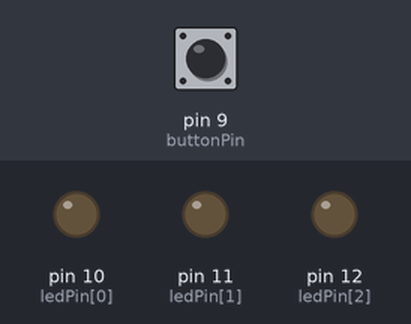
Bench run of a sketch on a simulated Arduino Uno, built with avr-gcc and run on an emulated ATmega328P. Shown: output pins drawn as LEDs (lit = HIGH). The inputs (shaded band) are chosen by the test bench; at power-on: pin 9 (buttonPin) LOW.

Above: at 4.2 s.
4.3 s: pin 9 (buttonPin) pulled HIGH for 3.2 s
At 9.5 s:
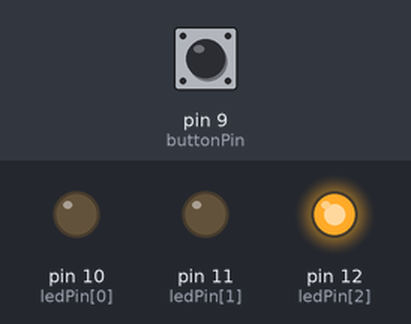
9.8 s: pin 9 (buttonPin) pulled HIGH for 0.15 s
At 11.4 s:
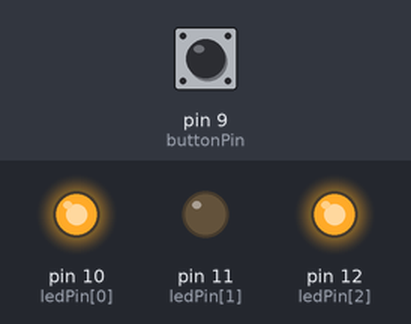
12.3 s: pin 9 (buttonPin) pulled HIGH for 1 s
At 14.5 s:
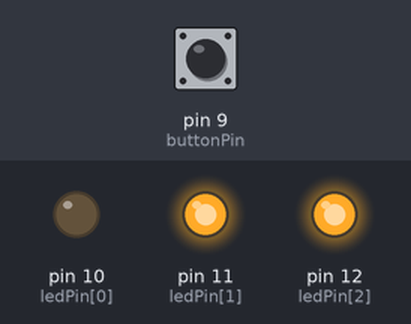
14.8 s: pin 9 (buttonPin) pulled HIGH for 0.15 s
At 16.4 s:
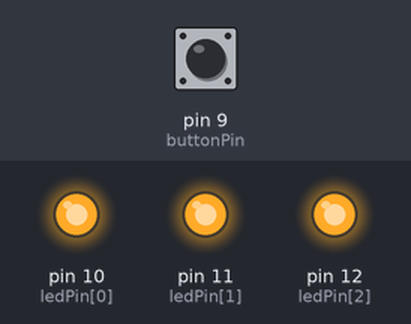
Timing chart, 0 to 17.9 s (numbered marks = the images above; inputs shaded):
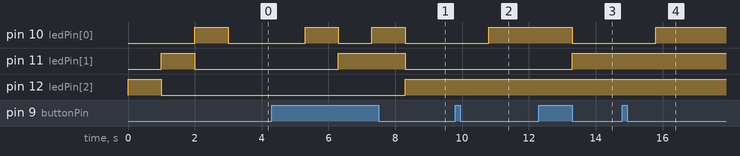

Measured:
- after the input at 4.3 s, pin 10 (ledPin[0]): alternates HIGH for 1.0 s and LOW for 1.0 s, starting after 1.0 s; pin 11 (ledPin[1]): LOW → HIGH after 2.0 s, → LOW 2.0 s later; pin 12 (ledPin[2]): LOW → HIGH after 4.0 s
- after the input at 9.8 s, pin 10 (ledPin[0]): LOW → HIGH after 1.0 s
- after the input at 12.3 s, pin 10 (ledPin[0]): HIGH → LOW after 1.0 s; pin 11 (ledPin[1]): LOW → HIGH after 1.0 s
- after the input at 14.8 s, pin 10 (ledPin[0]): LOW → HIGH after 1.0 s

The sketch:

binaryCounter.ino
```cpp
/**
 * Binary Counter for Arduino

 * Written by Kiran
 */

// Define our LED pins.
int ledPin[] = {10, 11, 12};

// The number of LEDS configured.
int numLeds = (sizeof(ledPin) / sizeof(int));

// Define our input button pin.
int buttonPin = 9;

// Always start the counter at 0.
byte counter = 0;

// Calculate the maximum value to be displayed.
int maxValue = ((int) pow(2, numLeds));

/**
 * Perform the initial setup of our device.
 */
void setup()
{
  // Tell the arduino to listen for input from the button.
  pinMode(buttonPin, INPUT);

  // Tell the arduino to expect output
  for (int i = 0; i < numLeds; i++) {
    pinMode(ledPin[i], OUTPUT);
  }

  // Blink each of the LEDs to confirm the circuit is correct.
  fastBlink();
}

/**
 * What to do continuously until stopped.
 */
void loop()
{
  // Check if our button is being pressed
  if (digitalRead(buttonPin) == HIGH) {
    // Increment the counter.
    counter++;
    // Wait half a second so we don't double count presses.
    delay(1000);
    // Update our display.
    displayBinary(counter);
  }

  // Make sure we don't go past our maximum allowed value.
  if (counter >= maxValue) {
    // Make sure the user sees all the LEDs lit up.
    delay(1000);
    // Clear the LEDs, ready to start again.
    fastBlink();
    // Reset our counter.
    counter = 0;
  }
}


void displayBinary(byte numToShow)
{
  // Check each of the bits in our number.
  for (int i = 0; i < numLeds; i++)
  {
    // Is the bit "on"?
    if (bitRead(numToShow, i) == 1)
    {
      // Turn the LED on.
      digitalWrite(ledPin[i], HIGH);
    }
    else
    {
      // Turn the LED off.
      digitalWrite(ledPin[i], LOW);
    }
  }
}

/**
 * Quickly blink each of the LEDs in order.
 */
void fastBlink() {
  // Loop through our LEDs in reverse order.
  for (int i = (numLeds - 1); i >= 0; i--) {
    // Turn the LED on.
    digitalWrite(ledPin[i], HIGH);
    // Wait 50ms.
    delay(1000);
    // Turn the LED off.
    digitalWrite(ledPin[i], LOW);
  }
}
```
